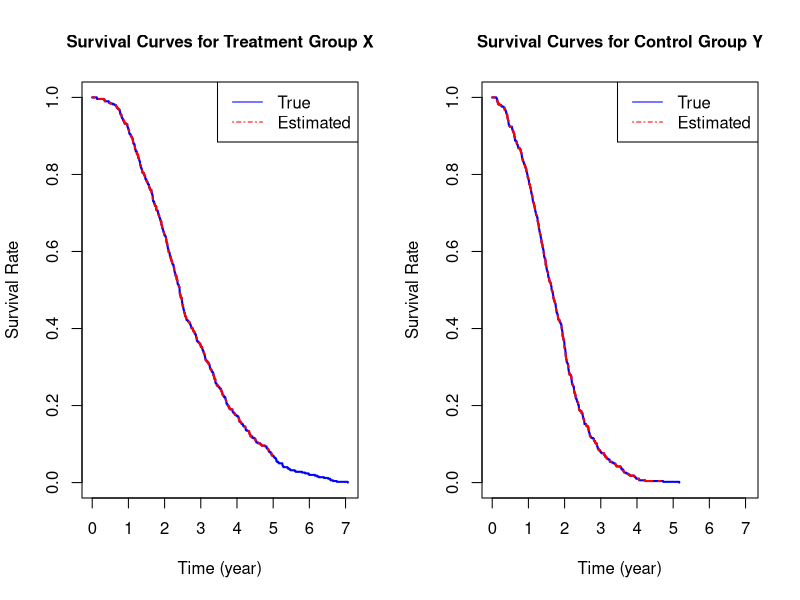
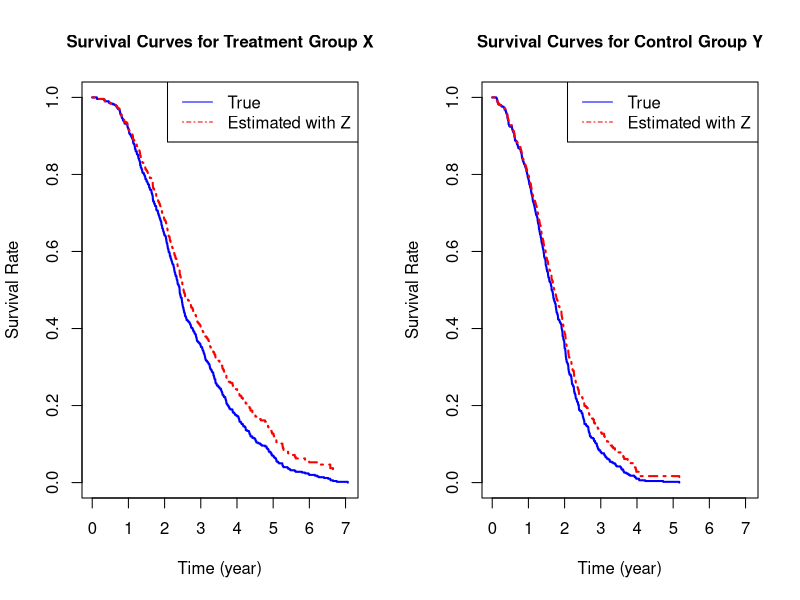
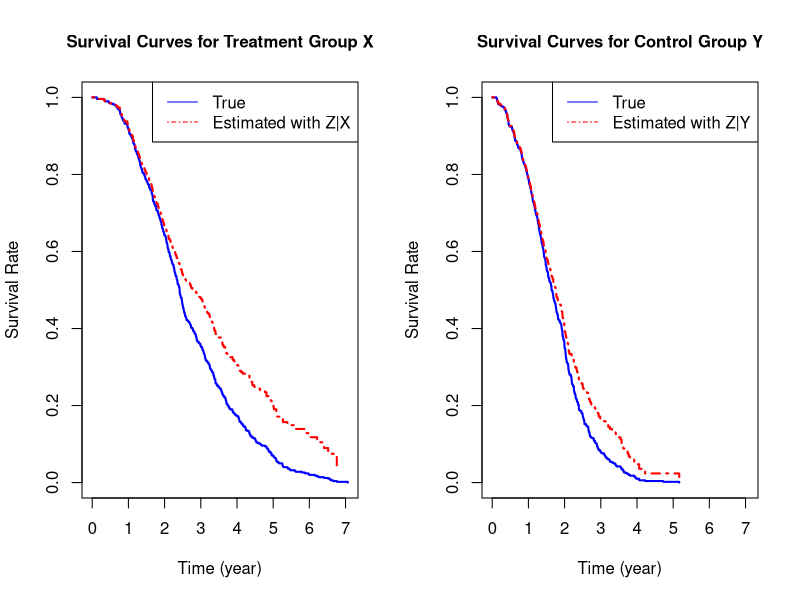

The R source for these figures, in order:
#### Ying Qiao
#### SID: 21412301
#### STAT 215B, Assignment 3, 3/1/2013

rm(list=ls())

#### Detective Work
## N : total subject counts for various subgroups/margins
unsub <- read.table("part6_907.txt", header=T)














# 1. random generation for the Weibull distribution with
# parameters shape (b) and scale (a) using the inverse CDF 
# G^{-1}_{a,b}(x) = a{-log(1-x)}^{1/b}, a>0 b>0
# Invalid arguments will result in return value 'NaN', with a warning.

my.rweibull <- function (n, shape, scale = 1){
  if (n <= 0 || shape <= 0 || scale <= 0){
    warning("Invalid arguments! All arguments should be positive.")
    return ("NaN")
  }

  u <- runif(n)
  x <- scale * (-log(1 - u))^(1/shape)
  return (x)
}


# 2. creates a Kaplan-Meier survival-function estimate
# S(t_i) = {(N(t_i)-E(t_i))/N(t_i)}*S(t_{i-1})
# input: event times; cencoring indicator (TRUE for death, FALSE for censor)
# output: estimate points t, survival time estimates s, estimates survival function my.surv(eval)

my.KMsurv <- function (times, censor){
  if (length(times) <= 0 || length(censor) <= 0)
    stop("Invalid input vectors!")
  if (length(times) != length(censor))
    stop("Mismatch of dimension in input vectors!")

  t <- c(0, sort(unique(times[censor]))) # prepare t estimates points
  s <- rep(0, length(t)) # create empty survival time estimates vector
  # K-M method
  s[1] <- 1 # initialize 
  for (i in 2:length(t)){
    n <- length(times[times >= t[i]]) # num of subjects at risk at time t
    e <- length(times[times == t[i]]) # num of events(deaths) at time t
    s[i] <- (n-e)/n * s[i-1]
  }
  
  # estimated survival function S(t)
  my.surv <- function (eval){
    return (s[t == eval])
  }

  # return a list of related KM objects
  km <- list(t = t, surv = s, s.func = my.surv)
  return (km)
}


## Simulation study setup
# N=1000 | 1/2
# X ~ G_{a=3,b=2} -- treatment
# Y ~ G_{a=2,b=2} -- control
set.seed(0)
X <- my.rweibull(500,shape=2,scale=3)
set.seed(100)
Y <- rweibull(500,shape=2,scale=2)
cen <- rep(TRUE, 500)
# true curve
x.km0 <- my.KMsurv(X, cen)
y.km0 <- my.KMsurv(Y, cen)
### R built-in function check
### require(survival)
### kmfit <- survfit(Surv(X, cen) ~ 1)



# 3. simple simulation censoring: cut-off at 5 years
cen.x <- X <= 5
cen.y <- Y <= 5
x.km1 <- my.KMsurv(X, cen.x)
y.km1 <- my.KMsurv(Y, cen.y)
# visual comparisons
par(mfrow=c(1,2),cex.main=1)
typ='s'; lwd=2; col0='blue';lty0=1;col='red';lty=4
xlab="Time (year)"; ylab="Survival Rate"; ylim=c(0,1)
plot(x.km0$t, x.km0$surv, type=typ,col=col0,lwd=lwd,lty=lty0, xlim=c(0,max(X)),ylim=ylim, xlab=xlab,ylab=ylab, main="Survival Curves for Treatment Group X")
lines(x.km1$t, x.km1$surv, type=typ,col=col,lwd=lwd,lty=lty)
legend("topright",c("True","Estimated"),col=c(col0,col),lty=c(lty0,lty))
plot(y.km0$t, y.km0$surv, type=typ,col=col0,lwd=lwd,lty=lty0, xlim=c(0,max(X)),ylim=ylim, xlab=xlab,ylab=ylab, main="Survival Curves for Control Group Y")
lines(y.km1$t, y.km1$surv, type=typ,col=col,lwd=lwd,lty=lty)
legend("topright",c("True","Estimated"),col=c(col0,col),lty=c(lty0,lty))


# 4. advanced simulation censoring: cut-off at iid Zi~Exp(mean=10)
set.seed(0);   Z <- rexp(500, rate=1/10)
cen.x <- X <= Z
set.seed(100); Z <- rexp(500, rate=1/10)
cen.y <- Y <= Z
x.km2 <- my.KMsurv(X, cen.x)
y.km2 <- my.KMsurv(Y, cen.y)
# visual comparisons
par(mfrow=c(1,2),cex.main=1)
plot(x.km0$t, x.km0$surv, type=typ,col=col0,lwd=lwd,lty=lty0, xlim=c(0,max(X)),ylim=ylim, xlab=xlab,ylab=ylab, main="Survival Curves for Treatment Group X")
lines(x.km2$t, x.km2$surv, type=typ,col=col,lwd=lwd,lty=lty)
legend("topright",c("True","Estimated with Z"),col=c(col0,col),lty=c(lty0,lty))
plot(y.km0$t, y.km0$surv, type=typ,col=col0,lwd=lwd,lty=lty0, xlim=c(0,max(X)),ylim=ylim, xlab=xlab,ylab=ylab, main="Survival Curves for Control Group Y")
lines(y.km2$t, y.km2$surv, type=typ,col=col,lwd=lwd,lty=lty)
legend("topright",c("True","Estimated with Z"),col=c(col0,col),lty=c(lty0,lty))


# 5. advanced simulation censoring: cut-off at iid Zi|Xi<2~Exp(mean=10); Zi|Xi>=2~Exp(mean=5)
Z <- rep(0, 500)
cut.x <- X < 2; n.l2x <- length(X[cut.x])
set.seed(0);   Z[cut.x]  <- rexp(n.l2x, rate=1/10)
set.seed(10);  Z[!cut.x] <- rexp(500-n.l2x, rate=1/5)
cen.x <- X <= Z
Z <- rep(0, 500)
cut.y <- Y < 2; n.l2y <- length(Y[cut.y])
set.seed(100); Z[cut.y]  <- rexp(n.l2y, rate=1/10) 
set.seed(110); Z[!cut.y] <- rexp(500-n.l2y, rate=1/5)
cen.y <- Y <= Z
x.km3 <- my.KMsurv(X, cen.x)
y.km3 <- my.KMsurv(Y, cen.y)
# visual comparisons
par(mfrow=c(1,2),cex.main=1)
plot(x.km0$t, x.km0$surv, type=typ,col=col0,lwd=lwd,lty=lty0, xlim=c(0,max(X)),ylim=ylim, xlab=xlab,ylab=ylab, main="Survival Curves for Treatment Group X")
lines(x.km3$t, x.km3$surv, type=typ,col=col,lwd=lwd,lty=lty)
legend("topright",c("True","Estimated with Z|X"),col=c(col0,col),lty=c(lty0,lty))
plot(y.km0$t, y.km0$surv, type=typ,col=col0,lwd=lwd,lty=lty0, xlim=c(0,max(X)),ylim=ylim, xlab=xlab,ylab=ylab, main="Survival Curves for Control Group Y")
lines(y.km3$t, y.km3$surv, type=typ,col=col,lwd=lwd,lty=lty)
legend("topright",c("True","Estimated with Z|Y"),col=c(col0,col),lty=c(lty0,lty))
